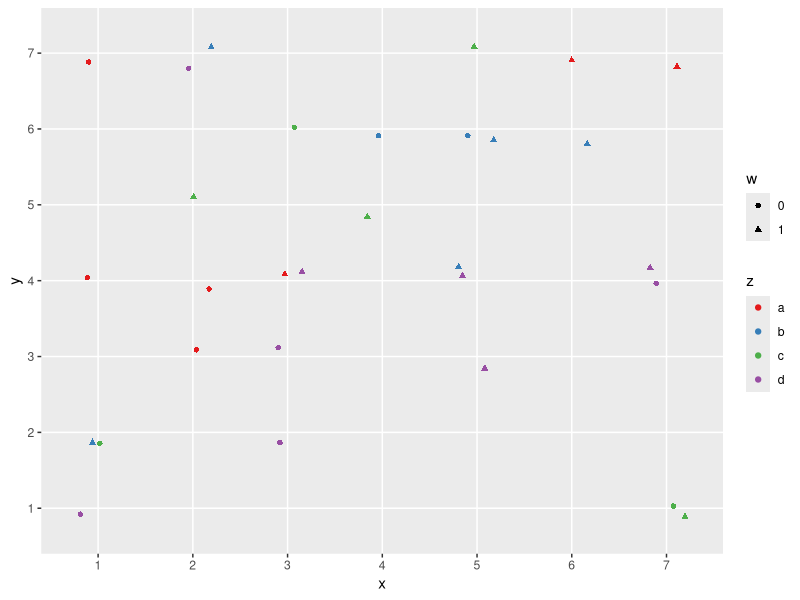
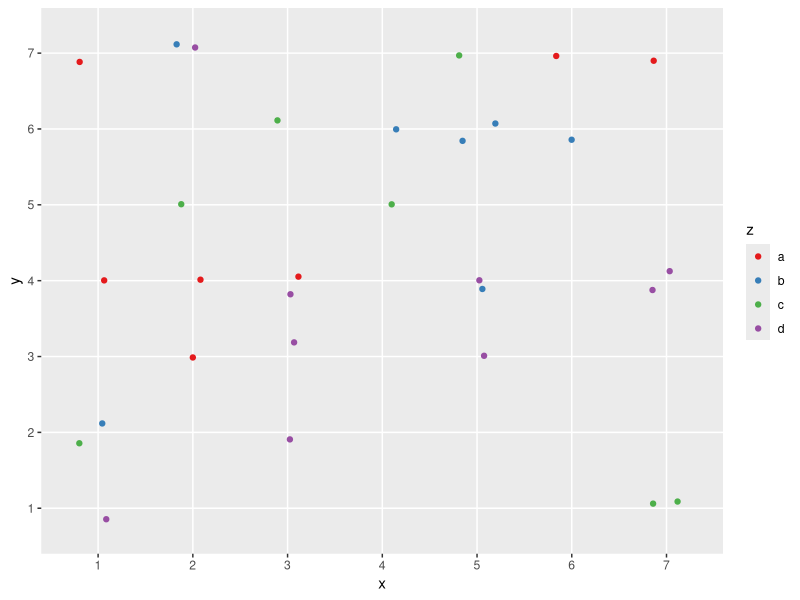
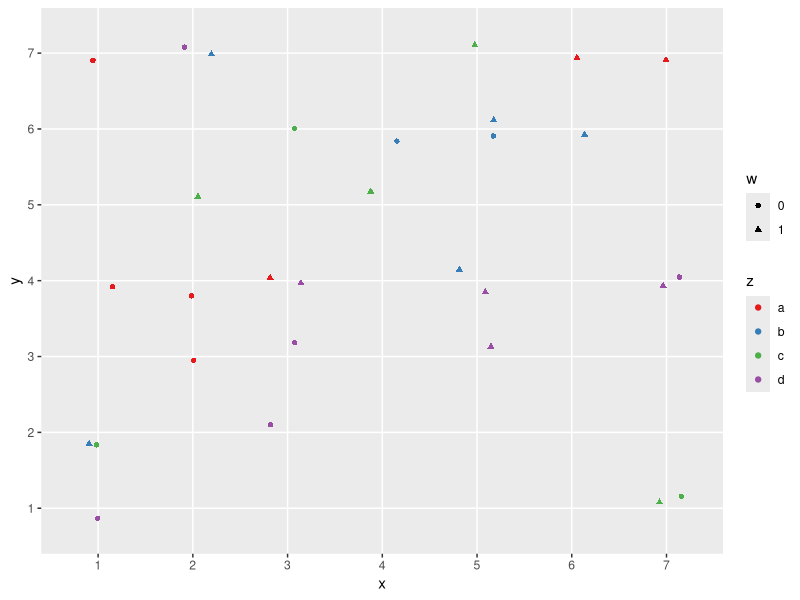

Generate these figures, in order, with R: (Note: this script raises an error after producing the figures.)
###### Aufgabe 3 ########
# Funktionen

#a)

#b)

#c)

#d)

#e)


e <- function(x, Ordnung=TRUE,...){
  
     if(is.character(x)){ # wenn es einfach nur ein Vektor ohne geordnete Inhalte ist
    
        x <- factor(x,ordered=TRUE, levels=unique(x))}      
  
  
      if(is.numeric(x)|is.integer(x)){ # Wenn es ein Vektor metrischer Art ist
    
         x <- factor(x,ordered=TRUE)} # ich habe levels = x rausgenommen damit Zahlen sich
                                      # egal wie der Vektor angeordnet ist nach ihrer groesse
                                      # ordnen
      
    
    if(is.factor(x)){ #wenn es ein Faktor ist
      
       if(Ordnung){ # geordneter Faktor
        x <-  ordered(x[order(x)]) } # Jetzt ist der Faktor auch, wenn im Vektor die Werte vorher anders angeordnet waren, in der richtigen Reihenfolge
    
       else { # ungeordneter Faktor, man musste oben die gewuenschte Ordnung des Faktors angeben
       x <- Faktor_ordnen(x,...)   # ord = Vektor mit gewuenschter Ordnung des Faktors
        }
    
    }
       
  
  
     geordnet <- as.numeric(x) 
     g_4 <- quantile(geordnet,type = 1)[2] #untere quantilgrenze
     g4  <- quantile(geordnet,type = 1)[4] #obere quantilgrenze
     
     q_4 <- x[geordnet <= g_4] # unteres quantil
     q4 <- x[geordnet >= g4] # oberes quantil
     box <- x[geordnet > g_4 & geordnet < g4] # mittlere werte
    
  
 # ergebnis <- list("niedrig"=q_4,"mittel"=box,"hoch"=q4)
 # return(ergebnis)
  
    cat(" Quantilbasierte Kategorisierung: \n",
      "------------------------\n",
      "Niedrig:", as.character(q_4), "\n",
      "Mittel:", as.character(box), "\n",
      "Hoch:", as.character(q4), "\n",
      " ------------------------\n")
  
}

### Hilfsfunktion fuer ungeordnete Faktoren

Faktor_ordnen <- function(x,ord){
 x <- factor(x,ordered=TRUE, levels=ord)
 return(x)
}

### Beispiel fuer ordinalen Vektor

## zum Testen, koennen wir dann auch wieder rausnehmen
# Faktor (geordnet)
Akademisch <- c("Hauptschul","Realschul","Gymnasial","Hauptschul","Bachelor","Master","Dr","Prof")
Akademisch1 <- factor(Akademisch,ordered=TRUE, levels=unique(Akademisch))

#Faktor(ungeordnet)
Akademisch2 <- factor(Akademisch)


# Character -> muss noch geordnet werden
Akademisch3 <- c("Hauptschul","Realschul","Gymnasial","Hauptschul","Bachelor","Master","Dr","Prof")

# Metrisch
Zahlen <- 1:15


e(Akademisch1)
e(Akademisch2, Ordnung=FALSE, ord= unique(Akademisch))
e(Akademisch3)
e(Zahlen)
########################


#f) Eine Funktion, die eine geeignete Visualisierung von drei oder vier kategorialen Variablen erstellt
library(ggplot2)
#Aufruf mit optionalem vierten Element
katVis <- function(x, y, z, w=NULL){
  # Variablen umsortieren, damit der Plot übersichtlich bleibt (Variable mit den wenigsten Leveln für color)
  if(which.min(c(nlevels(x), nlevels(y), nlevels(z)))!=3 & nlevels(x)<nlevels(y)){swap(x,z)}
  if(which.min(c(nlevels(x), nlevels(y), nlevels(z)))!=3 & nlevels(y)<nlevels(x)){swap(y,z)}
  # für drei Variablen
  if(is.null(w)){
    ggplot(data.frame(x,y,z)) + geom_jitter(aes(x,y,color=z), height=0.2, width=0.2) + scale_color_brewer(palette="Set1")
  }
  # für vier Variablen
  else{
    # umsortieren, Variable mit wenigsten Leveln für shape
    if(which.min(c(nlevels(x), nlevels(y), nlevels(z), nlevels(w)))!=4){swap(z,w)}
    ggplot(data.frame(x,y,z,w)) + geom_jitter(aes(x,y,color=z, shape=w), height=0.2, width=0.2) + scale_color_brewer(palette="Set1")
  }
}

# Hilfsfunktion swap
swap <- function(x,y) {
  eval( parse( text = paste(
    "swap_unique_var_a<-", substitute(x), ";",
    substitute(x), "<-", substitute(y), ";",
    substitute(y), "<-swap_unique_var_a") ), env=parent.frame() )
}

##Testdaten
x <- factor(sample(rep(letters[1:4], 10), 30))
y <- ordered(sample(rep(1:7, 10), 30))
z <- ordered(sample(rep(1:7, 10), 30))
w <- factor(sample(rep(0:1, 100), 30))

katVis(x,y,z,w)
katVis(x,y,z)
katVis(w,y,z,x)
katVis(w,z)
